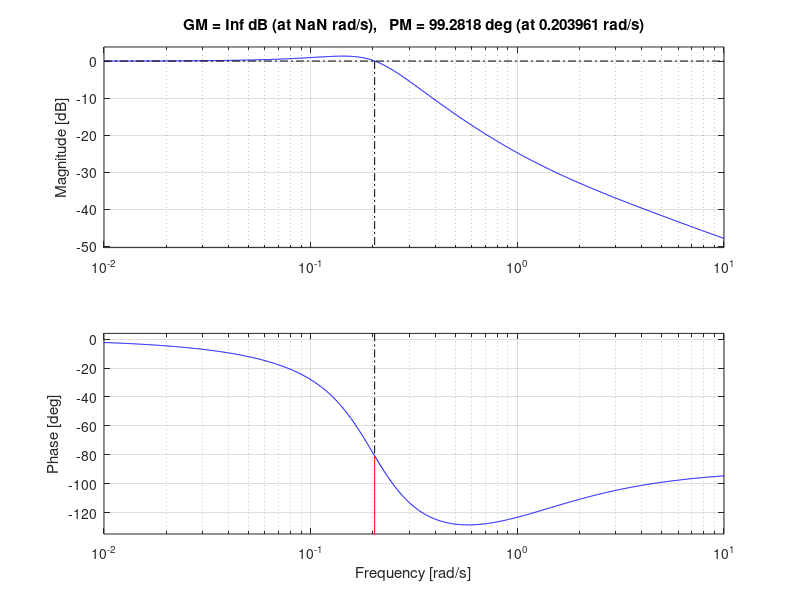
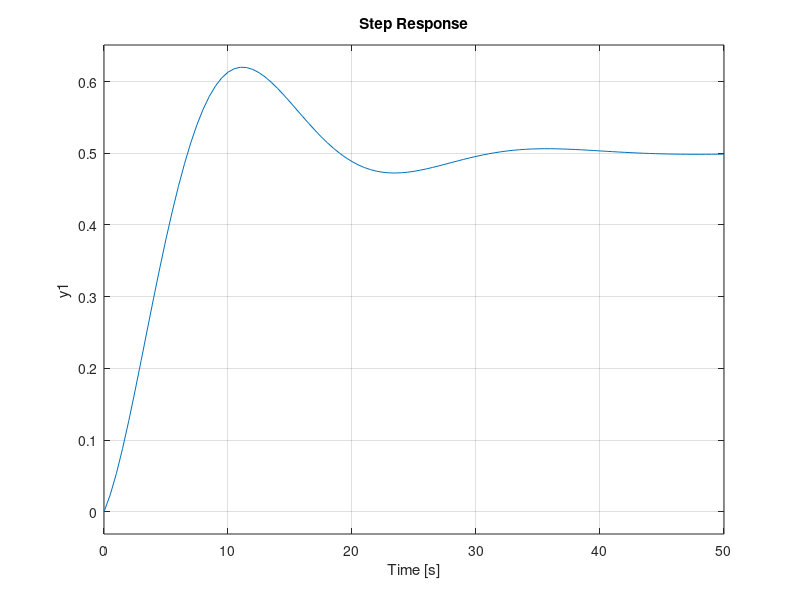

Write the MATLAB code that produced these figures, in order. (Note: this script raises an error after producing the figures.)
%% ========================================================================
% ---- ACS6101 Assignment week 5
% ---- Registration number: 180123717
% ---- Name: Paulo Roberto Loma Marconi
% ---- 03/11/2018
%% === Question 1 =========================================================
clear; clc; close all; % clean previous data in order to avoid erros.
%% plant Gp 
s = tf('s');
Gp = 0.04*(s+1)/(s^2+0.2*s+0.04); % uncompensated plant

fig = figure(1); 
margin(Gp); % calculates the phase margin and gain margin at their frequencies
[Gm,Pm,Wcg,Wcp] = margin(Gp);
Gcl = feedback(Gp,1); % closed-loop of the uncompensated plant
saveas(fig,'Q1_Gp_margin.png');

fig = figure(2);
step(Gcl); % step response to the closed-loop system
stepinfo(Gcl) % system performance values
saveas(fig,'Q1_Gp_step.png');
%% Design requirements
PO = 10; % percentage overshoot
zeta = log(100/PO)/sqrt(pi^2+ (log(100/PO))^2 ); % damping ratio
PM_d = round(100*zeta)+1; % desired PM
%% Obtaining the gain K that meets the desired PM_d
K = 10^(8.03/20); % the gain 8.03 obtained from the bode plot
Gp1 = K*Gp; % new uncompensated plant

fig = figure(11);
margin(Gp1);
saveas(fig,'Q1_Gp1_K_margin.png');

%% Digital uncompensated system with the new gain K
Ts = 0.01; % sampling time
Gz1 = c2d(Gp1,Ts,'zoh'); % convert the continuos time plant Gp2 to the
                         % discrete time domain with the zero order holder
Gp1_cl = feedback(Gp1,1); % closed-loop system in continuos time
Gz1_cl = feedback(Gz1,1); % closed-loop system in discrete time

fig = figure(3);
step(Gp1_cl,Gz1_cl); % step response of both continuos and discrete systems
saveas(fig,'Q1_Gpz_K_step.png');
stepinfo(Gz1_cl) % system performance values

%% Designing the Phase-lead digital controller 
% introducing a new gain 10 times faster in ordert to obtain a fast
% response to the step input
Gp2 = K*10*Gp;

fig = figure(4);
margin(Gp2); % checking the desired phase margin PM_d 
[Gm1,PM_act,Wcg1,Wcp1] = margin(Gp2);
saveas(fig,'Q1_Gp2_margin.png');

% step 1) obtaining beta with the actual PM and the desired PM
theta = 6; % correction factor
beta = roots( [1 -(2+4*( tand(PM_d-PM_act+theta) )^2) 1] );
% beta = (1+sind(PM_d-PM_act+theta))/(1-sind(PM_d-PM_act+theta));
% step 2) calculating the new crossover frequency
Mpc = 1/sqrt(beta(1)); % find compensator peak magnitude.
omega_c = getGainCrossover(Gp2,Mpc); % The new gain crossover frequency wc
% step 3) determining the zero and the pole of the controller
zc = omega_c/sqrt(beta(1)); % zero of the controller
pc = beta(1)*zc; % pole of the controller
% step 4) controller in continuous and discrete time
Gc = beta(1)*(s+zc)/(s+pc); % phase-lead controller in continuous time
Gcz = c2d(Gc,Ts,'zoh'); % phase-lead controller in discrete time
%% Evaluating the phase-lead controller
Gol = Gc*Gp2; % open-loop compensated in continuous time
Gcl = feedback(Gol,1); % closed-loop in continuous time
Gp2z = c2d(Gp2,Ts,'zoh'); % plant in discrete time
Golz = Gcz*Gp2z; % open-loop compensated in discrete time
Gclz = feedback(Golz,1); % closed-loop in discrete time

fig = figure(5);
margin(Gol);
saveas(fig,'Q1_lead_margin.png');

fig = figure(6);
step(Gcl,Gclz);
saveas(fig,'Q1_lead_step.png');

%% Designing a second lead compensator
[Gm11,PM_act1,Wcg11,Wcp11] = margin(Gol);
% step 1) obtaining beta with the actual PM and the desired PM
theta1 = 6; % correction factor
beta1 = roots( [1 -(2+4*( tand(PM_d-PM_act1+theta1) )^2) 1] );
% beta1 = (1+sind(PM_d-PM_act+theta))/(1-sind(PM_d-PM_act+theta));
% step 2) calculating the new crossover frequency
Mpc1 = 1/sqrt(beta1(1)); % find compensator peak magnitude.
omega_c1 = getGainCrossover(Gol,Mpc1); % The new gain crossover frequency wc
% step 3) determining the zero and the pole of the controller
zc1 = omega_c1/sqrt(beta1(1)); % zero of the controller
pc1 = beta1(1)*zc1; % pole of the controller
% step 4) controller in continuous and discrete time
Gc1 = beta1(1)*(s+zc1)/(s+pc1); % phase-lead controller in continuous time
Gcz1 = c2d(Gc1,Ts,'zoh'); % phase-lead controller in discrete time
%% Evaluating second the phase-lead controller in series with the previous one
Gol_1 = Gc1*Gc*Gp2; % open-loop compensated in continuous time
Gcl_1 = feedback(Gol_1,1); % closed-loop in continuous time
Golz_1 = Gcz*Gp2z; % open-loop compensated in discrete time
Gclz_1 = feedback(Golz_1,1); % closed-loop in discrete time

fig = figure(7);
margin(Gol_1);
saveas(fig,'Q1_lead_lead_margin.png');

fig = figure(8);
step(Gcl_1,Gclz_1);
saveas(fig,'Q1_lead_lead_step.png');
